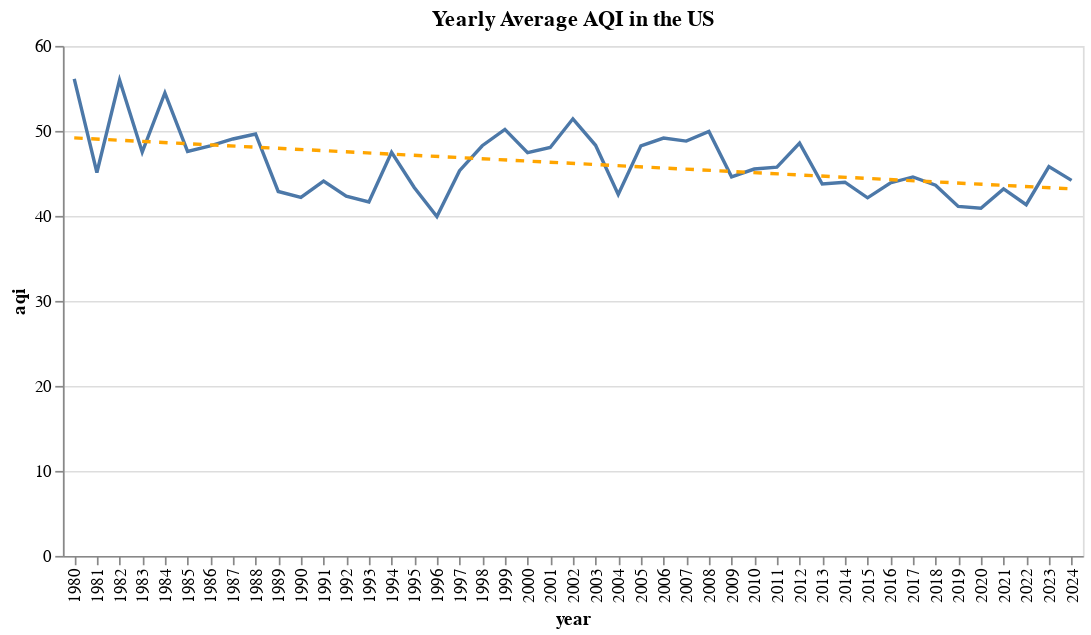

The cell this chart's notebook holds for it:
### Code cell
import altair as alt
line = alt.Chart(us_yearly_avg_aqi).mark_line().encode(
    x=alt.X("year:N"),
    y="aqi:Q"
).properties(
    width=600,
    height=300,
    title="Yearly Average AQI in the US"
)

regression = line.transform_regression(
    "year", "aqi", method="linear"
).mark_line(color="orange", strokeDash=[5, 5]).encode(
    tooltip=["year:Q", "aqi:Q"]
)

line + regression

### Figure 1 — Vega-Lite specification as saved in the notebook (floating-point values rounded to 4 significant figures)
{"config": {"view": {"continuousWidth": 300, "continuousHeight": 300}}, "layer": [{"mark": {"type": "line"}, "encoding": {"x": {"field": "year", "type": "nominal"}, "y": {"field": "aqi", "type": "quantitative"}}, "title": "Yearly Average AQI in the US"}, {"mark": {"type": "line", "color": "orange", "strokeDash": [5, 5]}, "encoding": {"tooltip": [{"field": "year", "type": "quantitative"}, {"field": "aqi", "type": "quantitative"}], "x": {"field": "year", "type": "nominal"}, "y": {"field": "aqi", "type": "quantitative"}}, "title": "Yearly Average AQI in the US", "transform": [{"on": "year", "regression": "aqi", "method": "linear"}]}], "data": {"name": "data-3abdcc9a167306e71a41ebbf9ff3bc6d"}, "height": 300, "width": 600, "$schema": "https://vega.github.io/schema/vega-lite/v5.17.0.json", "datasets": {"data-3abdcc9a167306e71a41ebbf9ff3bc6d": [{"year": 1980, "aqi": 56.12}, {"year": 1981, "aqi": 45.1}, {"year": 1982, "aqi": 55.98}, {"year": 1983, "aqi": 47.51}, {"year": 1984, "aqi": 54.46}, {"year": 1985, "aqi": 47.59}, {"year": 1986, "aqi": 48.25}, {"year": 1987, "aqi": 49.05}, {"year": 1988, "aqi": 49.64}, {"year": 1989, "aqi": 42.88}, {"year": 1990, "aqi": 42.18}, {"year": 1991, "aqi": 44.11}, {"year": 1992, "aqi": 42.32}, {"year": 1993, "aqi": 41.64}, {"year": 1994, "aqi": 47.49}, {"year": 1995, "aqi": 43.34}, {"year": 1996, "aqi": 39.93}, {"year": 1997, "aqi": 45.32}, {"year": 1998, "aqi": 48.25}, {"year": 1999, "aqi": 50.18}, {"year": 2000, "aqi": 47.43}, {"year": 2001, "aqi": 48.05}, {"year": 2002, "aqi": 51.42}, {"year": 2003, "aqi": 48.31}, {"year": 2004, "aqi": 42.53}, {"year": 2005, "aqi": 48.24}, {"year": 2006, "aqi": 49.16}, {"year": 2007, "aqi": 48.8}, {"year": 2008, "aqi": 49.94}, {"year": 2009, "aqi": 44.6}, {"year": 2010, "aqi": 45.51}, {"year": 2011, "aqi": 45.74}, {"year": 2012, "aqi": 48.56}, {"year": 2013, "aqi": 43.75}, {"year": 2014, "aqi": 43.96}, {"year": 2015, "aqi": 42.13}, {"year": 2016, "aqi": 43.88}, {"year": 2017, "aqi": 44.58}, {"year": 2018, "aqi": 43.62}, {"year": 2019, "aqi": 41.12}, {"year": 2020, "aqi": 40.91}, {"year": 2021, "aqi": 43.17}, {"year": 2022, "aqi": 41.31}, {"year": 2023, "aqi": 45.8}, {"year": 2024, "aqi": 44.18}]}}
